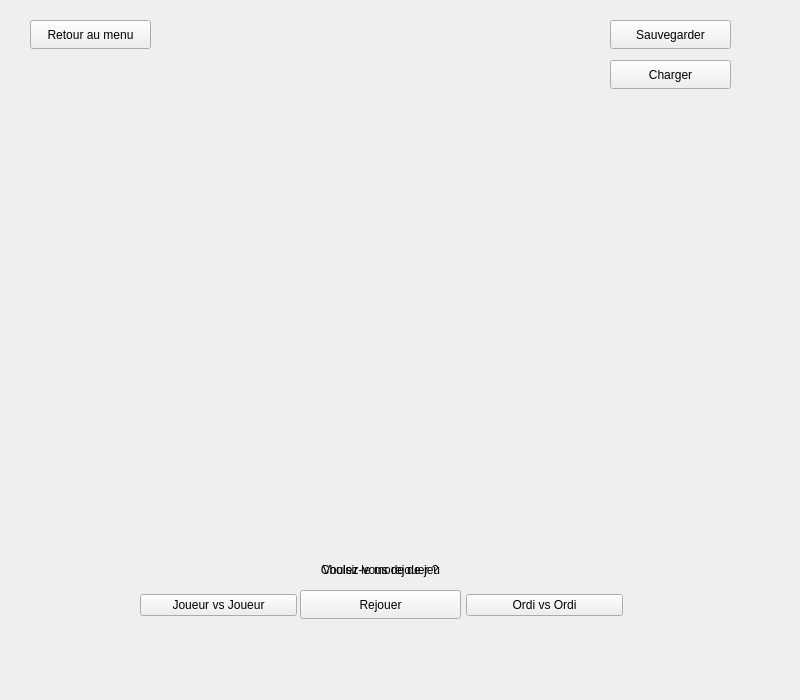
<?xml version="1.0" encoding="UTF-8"?>
<ui version="4.0">
 <class>JeuGUI</class>
 <widget class="QWidget" name="JeuGUI">
  <property name="geometry">
   <rect>
    <x>0</x>
    <y>0</y>
    <width>800</width>
    <height>700</height>
   </rect>
  </property>
  <property name="sizePolicy">
   <sizepolicy hsizetype="Preferred" vsizetype="Preferred">
    <horstretch>0</horstretch>
    <verstretch>0</verstretch>
   </sizepolicy>
  </property>
  <property name="windowTitle">
   <string>JeuGUI</string>
  </property>
  <widget class="QLabel" name="choixMode">
   <property name="geometry">
    <rect>
     <x>300</x>
     <y>560</y>
     <width>161</width>
     <height>20</height>
    </rect>
   </property>
   <property name="text">
    <string>Choisir le mode de jeu</string>
   </property>
   <property name="alignment">
    <set>Qt::AlignCenter</set>
   </property>
  </widget>
  <widget class="QWidget" name="horizontalLayoutWidgetModeJeu">
   <property name="geometry">
    <rect>
     <x>140</x>
     <y>580</y>
     <width>483</width>
     <height>51</height>
    </rect>
   </property>
   <layout class="QHBoxLayout" name="boutonLayout">
    <item>
     <widget class="QPushButton" name="JvsJBouton">
      <property name="sizeIncrement">
       <size>
        <width>2</width>
        <height>2</height>
       </size>
      </property>
      <property name="text">
       <string>Joueur vs Joueur</string>
      </property>
     </widget>
    </item>
    <item>
     <widget class="QPushButton" name="JvsOBouton">
      <property name="sizeIncrement">
       <size>
        <width>2</width>
        <height>2</height>
       </size>
      </property>
      <property name="text">
       <string>Joueur vs Ordi</string>
      </property>
     </widget>
    </item>
    <item>
     <widget class="QPushButton" name="OvsOBouton">
      <property name="sizeIncrement">
       <size>
        <width>2</width>
        <height>2</height>
       </size>
      </property>
      <property name="text">
       <string>Ordi vs Ordi</string>
      </property>
     </widget>
    </item>
   </layout>
  </widget>
  <widget class="QLabel" name="labelRejouer">
   <property name="geometry">
    <rect>
     <x>300</x>
     <y>560</y>
     <width>161</width>
     <height>20</height>
    </rect>
   </property>
   <property name="text">
    <string>Voulez-vous rejouer ?</string>
   </property>
   <property name="alignment">
    <set>Qt::AlignCenter</set>
   </property>
  </widget>
  <widget class="QPushButton" name="retourMenuBouton">
   <property name="geometry">
    <rect>
     <x>30</x>
     <y>20</y>
     <width>121</width>
     <height>29</height>
    </rect>
   </property>
   <property name="text">
    <string>Retour au menu</string>
   </property>
  </widget>
  <widget class="QPushButton" name="rejouerBouton">
   <property name="geometry">
    <rect>
     <x>300</x>
     <y>590</y>
     <width>161</width>
     <height>29</height>
    </rect>
   </property>
   <property name="text">
    <string>Rejouer</string>
   </property>
   <layout class="QHBoxLayout" name="boutonLayout"/>
  </widget>
  <widget class="QLabel" name="labelMessage">
   <property name="geometry">
    <rect>
     <x>200</x>
     <y>30</y>
     <width>361</width>
     <height>31</height>
    </rect>
   </property>
   <property name="font">
    <font>
     <pointsize>14</pointsize>
     <bold>true</bold>
    </font>
   </property>
   <property name="text">
    <string/>
   </property>
  </widget>
  <widget class="QPushButton" name="sauvegardeBouton">
   <property name="geometry">
    <rect>
     <x>610</x>
     <y>20</y>
     <width>121</width>
     <height>29</height>
    </rect>
   </property>
   <property name="text">
    <string>Sauvegarder</string>
   </property>
  </widget>
  <widget class="QWidget" name="gridLayoutWidget">
   <property name="geometry">
    <rect>
     <x>110</x>
     <y>110</y>
     <width>541</width>
     <height>431</height>
    </rect>
   </property>
   <layout class="QGridLayout" name="gridLayout">
    <property name="sizeConstraint">
     <enum>QLayout::SetDefaultConstraint</enum>
    </property>
   </layout>
  </widget>
  <widget class="QLabel" name="labelErreur">
   <property name="geometry">
    <rect>
     <x>200</x>
     <y>50</y>
     <width>361</width>
     <height>31</height>
    </rect>
   </property>
   <property name="font">
    <font>
     <pointsize>14</pointsize>
     <bold>true</bold>
    </font>
   </property>
   <property name="text">
    <string/>
   </property>
  </widget>
  <widget class="QPushButton" name="chargerBouton">
   <property name="geometry">
    <rect>
     <x>610</x>
     <y>60</y>
     <width>121</width>
     <height>29</height>
    </rect>
   </property>
   <property name="text">
    <string>Charger</string>
   </property>
  </widget>
 </widget>
 <resources/>
 <connections/>
</ui>
